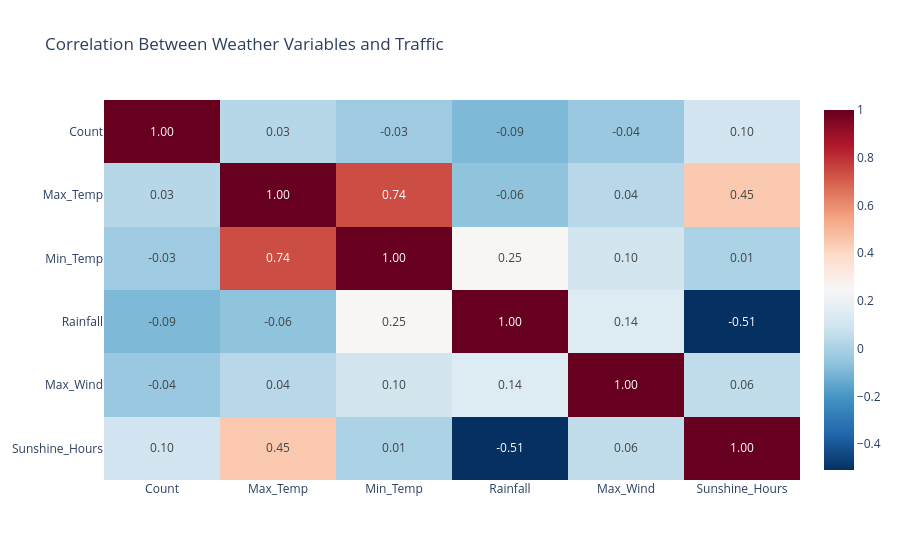

Notebook code cell kept with this figure:
### Code cell
fig = px.imshow(
    weather_corr,
    text_auto=".2f",
    color_continuous_scale="RdBu_r",
    aspect="auto",
    title="Correlation Between Weather Variables and Traffic"
)

fig.show()

### Figure 1 — Plotly figure (JSON) as saved in the notebook; plotly's stock layout.template omitted (floating-point values rounded to 4 significant figures)
{"data": [{"coloraxis": "coloraxis", "hovertemplate": "x: %{x}<br>y: %{y}<br>color: %{z}<extra></extra>", "name": "0", "texttemplate": "%{z:.2f}", "type": "heatmap", "x": ["Count", "Max_Temp", "Min_Temp", "Rainfall", "Max_Wind", "Sunshine_Hours"], "xaxis": "x", "y": ["Count", "Max_Temp", "Min_Temp", "Rainfall", "Max_Wind", "Sunshine_Hours"], "yaxis": "y", "z": [[1.0, 0.02986, -0.02577, -0.09215, -0.03969, 0.09674], [0.02986, 1.0, 0.7386, -0.06002, 0.03505, 0.4459], [-0.02577, 0.7386, 1.0, 0.2513, 0.1032, 0.005498], [-0.09215, -0.06002, 0.2513, 1.0, 0.1435, -0.5088], [-0.03969, 0.03505, 0.1032, 0.1435, 1.0, 0.05546], [0.09674, 0.4459, 0.005498, -0.5088, 0.05546, 1.0]]}], "layout": {"coloraxis": {"autocolorscale": false, "colorscale": [[0, "rgb(5,48,97)"], [0.1, "rgb(33,102,172)"], [0.2, "rgb(67,147,195)"], [0.3, "rgb(146,197,222)"], [0.4, "rgb(209,229,240)"], [0.5, "rgb(247,247,247)"], [0.6, "rgb(253,219,199)"], [0.7, "rgb(244,165,130)"], [0.8, "rgb(214,96,77)"], [0.9, "rgb(178,24,43)"], [1, "rgb(103,0,31)"]]}, "title": {"text": "Correlation Between Weather Variables and Traffic"}, "xaxis": {"anchor": "y", "domain": [0, 1]}, "yaxis": {"anchor": "x", "autorange": "reversed", "domain": [0, 1]}}}
